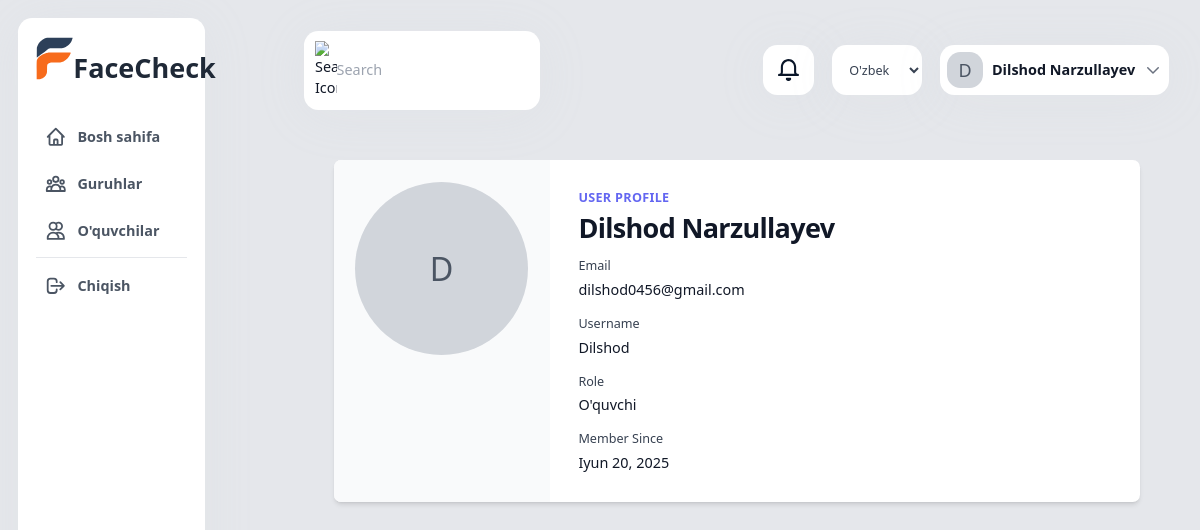
Page /uz/profile/ (signed in) on the earlier database version.
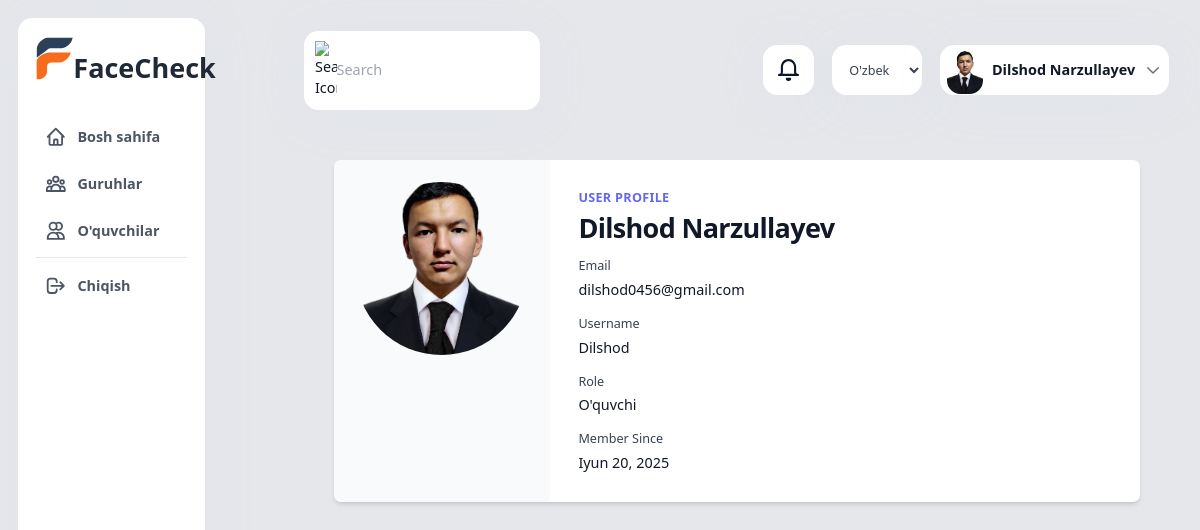
Same page on the later database version.
### app/models.py (models this page shows, shortened)
class CustomUser(AbstractUser):
    USER_TYPE_CHOICES = (
        ('super_admin', 'Super Admin'),
        ('management', 'Rahbariyat'),
        ('teacher', 'O\'qituvchi'),
        ('student', 'O\'quvchi'),
        ('parent', 'Ota-ona'),
    )
    user_type = models.CharField(max_length=20, choices=USER_TYPE_CHOICES)
    phone_number = models.CharField(max_length=15, blank=True)
    profile_image = models.ImageField(upload_to='profile_pictures/', null=False, blank=False)
    face_encoding = models.BinaryField(null=True, blank=True)
    class Meta:
        verbose_name = _('Foydalanuvchi')
        verbose_name_plural = _('Foydalanuvchilar')

### app/views.py (the view)
# urls.py: path('profile/', views.user_profile, name='user_profile'),  # Add this line for user profile
@login_required
def user_profile(request):
    user = request.user
    context = {
        'title': 'Profile',
        'user': user
    }
    if request.method == 'POST':
        pass
    return render(request, 'auth/profile.html', context)

### app/context_processors.py (called while the page is built)
def camera_status(request):
    context = {}
    if request.user.is_authenticated and (request.user.is_staff or request.user.is_superuser):
        context['active_camera_count'] = Camera.objects.filter(active=True).count()
    return context

### app/templates/auth/profile.html (shortened to what this page needs)
{% extends 'base.html' %}
{% load static %}
{% load i18n %}
{% block content %}
<div class="container mx-auto px-4 py-8">
    <div class="max-w-4xl mx-auto bg-white rounded-lg shadow-md overflow-hidden">
        <div class="md:flex">
            <div class="md:flex-shrink-0 p-6 bg-gray-50">
                {% if user.profile_image %}
                    <img class="h-48 w-48 rounded-full object-cover mx-auto" src="{{ user.profile_image.url }}" alt="{{ user.get_full_name }}">
                {% else %}
                    <div class="h-48 w-48 rounded-full bg-gray-300 flex items-center justify-center mx-auto">
                        <span class="text-4xl text-gray-600">{{ user.get_full_name|make_list|first|upper }}</span>
                    </div>
                {% endif %}
            </div>
            <div class="p-8">
                <div class="uppercase tracking-wide text-sm text-indigo-500 font-semibold">{% trans "User Profile" %}</div>
                <h1 class="mt-2 text-3xl leading-8 font-bold tracking-tight text-gray-900">{{ user.get_full_name }}</h1>
                <div class="mt-4 grid grid-cols-1 gap-4">
                    <div>
                        <label class="block text-sm font-medium text-gray-700">{% trans "Email" %}</label>
                        <div class="mt-1 text-gray-900">{{ user.email }}</div>
                    </div>
                    <div>
                        <label class="block text-sm font-medium text-gray-700">{% trans "Username" %}</label>
                        <div class="mt-1 text-gray-900">{{ user.username }}</div>
                    </div>
                    <div>
                        <label class="block text-sm font-medium text-gray-700">{% trans "Role" %}</label>
                        <div class="mt-1 text-gray-900">{{ user.get_user_type_display }}</div>
                    </div>
                    {% if user.date_joined %}
                    <div>
                        <label class="block text-sm font-medium text-gray-700">{% trans "Member Since" %}</label>
                        <div class="mt-1 text-gray-900">{{ user.date_joined|date:"F j, Y" }}</div>
                    </div>
                    {% endif %}
                </div>
            </div>
        </div>
    </div>
</div>
{% endblock %}

### app/templates/details/header.html (shortened to what this page needs)
{% load static %}
{% load i18n %}
<div class="container w-full mx-auto p-6">
    <div class="flex justify-between items-center mb-7.5">
        <div class="search-bar flex items-center bg-white rounded-2xl p-3 w-[16.375rem] shadow-[0px_6px_58px_#c3cbd61a]">
            <img src="{% static 'assets/images/img_icn_general_search.svg' %}" alt="{% trans 'Search Icon' %}" width="24" height="24" class="mr-2.75" />
            <input type="text" placeholder="{% trans 'Search' %}" class="border-none outline-none text-base text-gray-600 w-full bg-transparent" />
        </div>
        <div class="user-actions flex items-center">
            <div class="notifications bg-white rounded-2xl w-14 h-14 flex justify-center items-center mr-5 shadow-[0px_6px_58px_#c3cbd61a] cursor-pointer">
                <img src="{% static 'assets/images/img_icn_general_notifications.svg' %}" alt="{% trans 'Notifications' %}" width="24" height="24" />
            </div>
            <div class="relative flex items-center">
                <form action="{% url 'set_language' %}" method="post" class="mr-5">
                    <select name="language" onchange="this.form.submit()" class="bg-white rounded-2xl h-14 w-[100px] text-sm text-gray-700 px-4 py-1 shadow-[0px_6px_58px_#c3cbd61a] focus:outline-none hover:bg-gray-50 cursor-pointer">
                        {% get_current_language as LANGUAGE_CODE %}
                        {% get_available_languages as LANGUAGES %}
                        {% for lang in LANGUAGES %}
                            <option value="{{ lang.0 }}" {% if lang.0 == LANGUAGE_CODE %}selected{% endif %}>
                                {{ lang.1 }}
                            </option>
                        {% endfor %}
                    </select>
                </form>
                <button type="button" onclick="toggleDropdown()" class="user-profile flex items-center bg-white h-14 rounded-2xl p-2 shadow-[0px_6px_58px_#c3cbd61a] hover:bg-gray-50">
                    {% if request.user.profile_image %}
                        <img src="{{ request.user.profile_image.url }}" alt="{% trans 'User Profile' %}" class="profile-pic w-[40px] rounded-[0.9375rem] mr-2.5" />
                    {% else %}
                        <span class="profile-pic w-[40px] h-[40px] rounded-[0.9375rem] mr-2.5 bg-gray-300 flex items-center justify-center text-xl text-gray-600">{{ request.user.get_full_name|make_list|first|upper }}</span>
                    {% endif %}
                    <span class="text-base font-bold text-gray-900 mr-2.5">{{ user.get_full_name }}</span>
                    <svg class="w-5 h-5 text-gray-500" fill="none" stroke="currentColor" viewBox="0 0 24 24">
                        <path stroke-linecap="round" stroke-linejoin="round" stroke-width="2" d="M19 9l-7 7-7-7" />
                    </svg>
                </button>
            </div>
        </div>
    </div>
</div>

Differences in the rows shown:
changed CustomUser "Dilshod Narzullayev": user.profile_image: picture added; profile_image: picture added; user.get_full_name|make_list "D" → (not shown); get_full_name|make_list "D" → (not shown)
